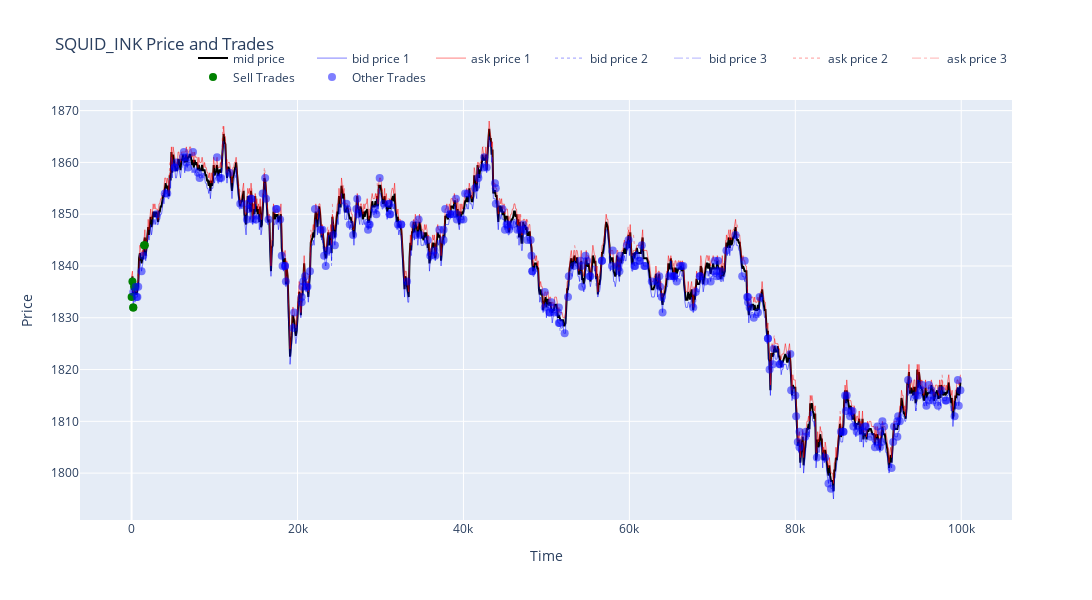
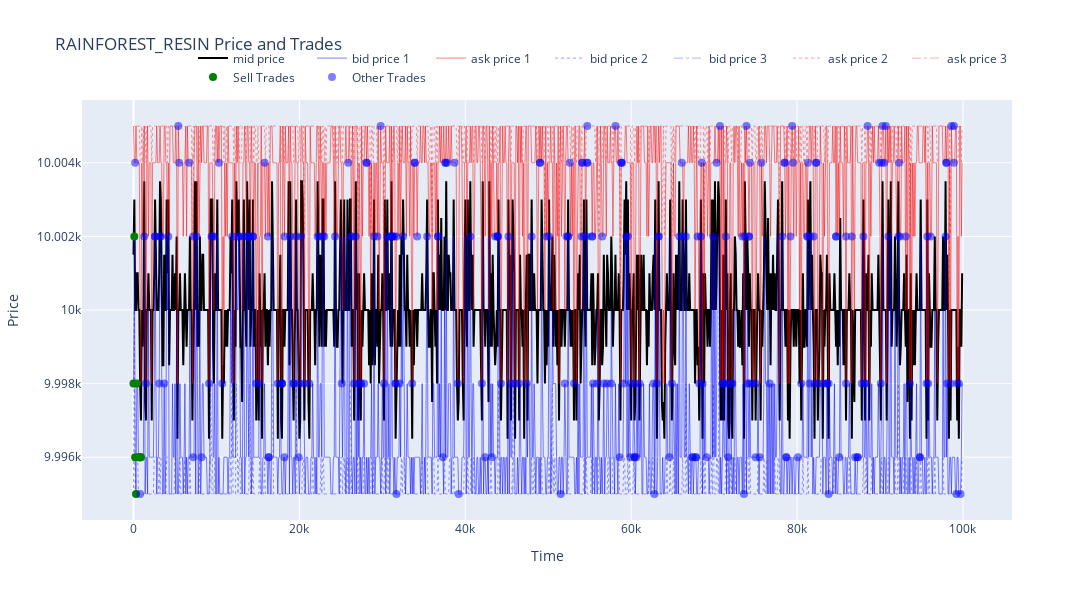
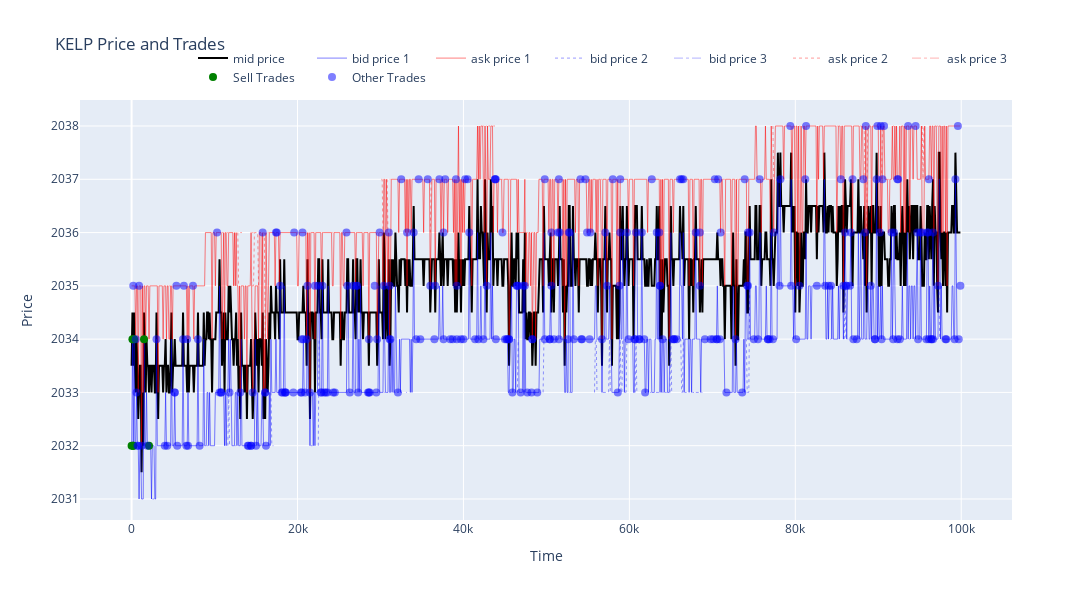

Notebook code for these charts, in order:
### Code cell
import matplotlib.pyplot as plt
import matplotlib
from IPython.display import display, HTML
import webbrowser
import os
import tempfile

def plot_product_data(activities_log, trade_history, show_in_notebook=True, open_external=False):
    """
    Plot market data with option to display in notebook and/or external browser window.
    
    Parameters:
    -----------
    activities_log : DataFrame
        DataFrame containing order book data
    trade_history : DataFrame
        DataFrame containing trade execution data
    show_in_notebook : bool, default True
        Whether to display the plot in the notebook
    open_external : bool, default False
        Whether to open the plot in an external browser window
    """
    for product in activities_log['product'].unique():
        # Create the figure
        fig = plt.figure(figsize=(24, 10))
        plt.title(product)

        product_log = activities_log[activities_log['product'] == product]

        plt.plot(product_log['timestamp'], product_log['mid_price'], label='mid price', color='black')
        plt.plot(product_log['timestamp'], product_log['bid_price_1'], label='bid price 1', color='blue', alpha=0.5)
        plt.plot(product_log['timestamp'], product_log['ask_price_1'], label='ask price 1', color='red', alpha=0.5)

        for trade in trade_history[trade_history['symbol'] == product].itertuples():
            if trade.buyer == 'SUBMISSION':
                # plot a red dot for a new order
                plt.plot(trade.timestamp, trade.price, 'ro')
            elif trade.seller == 'SUBMISSION':
                # plot a green dot for a new order
                plt.plot(trade.timestamp, trade.price, 'go')
            else:
                # plot a blue line for a trade
                plt.plot([trade.timestamp, trade.timestamp], [trade.price, trade.price], 'bo', alpha=0.5)

        plt.legend()
        
        # Show in notebook if requested
        if show_in_notebook:
            plt.show()
        
        # Save and open in external window if requested
        if open_external:
            # Create a temporary HTML file
            with tempfile.NamedTemporaryFile(delete=False, suffix='.html') as tmpfile:
                temp_path = tmpfile.name
            
            # Add interactive functionality with mpld3
            try:
                import mpld3
                # Save as interactive HTML
                html_content = mpld3.fig_to_html(fig)
                with open(temp_path, 'w') as f:
                    f.write(html_content)
            except ImportError:
                # Fallback to static image if mpld3 is not available
                plt.savefig(temp_path.replace('.html', '.png'))
                temp_path = temp_path.replace('.html', '.png')
            
            # Open in browser
            webbrowser.open('file://' + os.path.abspath(temp_path))
        
        # Close the figure to free memory if not shown in notebook
        if not show_in_notebook:
            plt.close(fig)

# Example usage:
# plot_product_data(activities_log, trade_history, show_in_notebook=True, open_external=True)


# Alternative implementation using Plotly (more interactive)
def plot_product_data_plotly(activities_log, trade_history, show_in_notebook=True, open_external=False, include_depth_levels=False):
    """
    Plot market data using Plotly with option to display in notebook and/or external browser window.
    
    Parameters:
    -----------
    activities_log : DataFrame
        DataFrame containing order book data
    trade_history : DataFrame
        DataFrame containing trade execution data
    show_in_notebook : bool, default True
        Whether to display the plot in the notebook
    open_external : bool, default False
        Whether to open the plot in an external browser window
    include_depth_levels : bool, default False
        Whether to include bid/ask levels 2 and 3 in the visualization
    """
    import plotly.graph_objects as go
    from plotly.subplots import make_subplots
    
    for product in activities_log['product'].unique():
        product_log = activities_log[activities_log['product'] == product]
        
        # Create figure
        fig = go.Figure()
        
        # Add mid price, bid price, and ask price lines
        fig.add_trace(go.Scatter(
            x=product_log['timestamp'], 
            y=product_log['mid_price'],
            mode='lines',
            name='mid price',
            line=dict(color='black'),
            hovertemplate='<b>Mid Price</b><br>Time: %{x}<br>Price: %{y:.4f}<extra></extra>'
        ))
        
        fig.add_trace(go.Scatter(
            x=product_log['timestamp'], 
            y=product_log['bid_price_1'],
            mode='lines',
            name='bid price 1',
            line=dict(color='blue', width=1),
            opacity=0.5,
            hovertemplate='<b>Bid Price 1</b><br>Time: %{x}<br>Price: %{y:.4f}<br>Volume: %{text}<extra></extra>',
            text=product_log['bid_volume_1']
        ))
        
        fig.add_trace(go.Scatter(
            x=product_log['timestamp'], 
            y=product_log['ask_price_1'],
            mode='lines',
            name='ask price 1',
            line=dict(color='red', width=1),
            opacity=0.5,
            hovertemplate='<b>Ask Price 1</b><br>Time: %{x}<br>Price: %{y:.4f}<br>Volume: %{text}<extra></extra>',
            text=product_log['ask_volume_1']
        ))
        
        # Add bid/ask levels 2 and 3 if requested
        if include_depth_levels:
            # Add bid price 2
            if 'bid_price_2' in product_log.columns:
                fig.add_trace(go.Scatter(
                    x=product_log['timestamp'], 
                    y=product_log['bid_price_2'],
                    mode='lines',
                    name='bid price 2',
                    line=dict(color='blue', width=1, dash='dot'),
                    opacity=0.4,
                    hovertemplate='<b>Bid Price 2</b><br>Time: %{x}<br>Price: %{y:.4f}<br>Volume: %{text}<extra></extra>',
                    text=product_log['bid_volume_2']
                ))
            
            # Add bid price 3
            if 'bid_price_3' in product_log.columns:
                fig.add_trace(go.Scatter(
                    x=product_log['timestamp'], 
                    y=product_log['bid_price_3'],
                    mode='lines',
                    name='bid price 3',
                    line=dict(color='blue', width=1, dash='dashdot'),
                    opacity=0.3,
                    hovertemplate='<b>Bid Price 3</b><br>Time: %{x}<br>Price: %{y:.4f}<br>Volume: %{text}<extra></extra>',
                    text=product_log['bid_volume_3']
                ))
            
            # Add ask price 2
            if 'ask_price_2' in product_log.columns:
                fig.add_trace(go.Scatter(
                    x=product_log['timestamp'], 
                    y=product_log['ask_price_2'],
                    mode='lines',
                    name='ask price 2',
                    line=dict(color='red', width=1, dash='dot'),
                    opacity=0.4,
                    hovertemplate='<b>Ask Price 2</b><br>Time: %{x}<br>Price: %{y:.4f}<br>Volume: %{text}<extra></extra>',
                    text=product_log['ask_volume_2']
                ))
            
            # Add ask price 3
            if 'ask_price_3' in product_log.columns:
                fig.add_trace(go.Scatter(
                    x=product_log['timestamp'], 
                    y=product_log['ask_price_3'],
                    mode='lines',
                    name='ask price 3',
                    line=dict(color='red', width=1, dash='dashdot'),
                    opacity=0.3,
                    hovertemplate='<b>Ask Price 3</b><br>Time: %{x}<br>Price: %{y:.4f}<br>Volume: %{text}<extra></extra>',
                    text=product_log['ask_volume_3']
                ))
        
        
        # Add trades
        product_trades = trade_history[trade_history['symbol'] == product]
        
        buy_trades = product_trades[product_trades['buyer'] == 'SUBMISSION']
        if not buy_trades.empty:
            fig.add_trace(go.Scatter(
                x=buy_trades['timestamp'],
                y=buy_trades['price'],
                mode='markers',
                name='Buy Trades',
                marker=dict(color='red', size=8),
                hovertemplate='<b>Buy Trade</b><br>Time: %{x}<br>Price: %{y:.4f}<br>Quantity: %{text}<br>Buyer: SUBMISSION<br>Seller: %{customdata}<extra></extra>',
                text=buy_trades['quantity'],
                customdata=buy_trades['seller']
            ))
        
        sell_trades = product_trades[product_trades['seller'] == 'SUBMISSION']
        if not sell_trades.empty:
            fig.add_trace(go.Scatter(
                x=sell_trades['timestamp'],
                y=sell_trades['price'],
                mode='markers',
                name='Sell Trades',
                marker=dict(color='green', size=8),
                hovertemplate='<b>Sell Trade</b><br>Time: %{x}<br>Price: %{y:.4f}<br>Quantity: %{text}<br>Buyer: %{customdata}<br>Seller: SUBMISSION<extra></extra>',
                text=sell_trades['quantity'],
                customdata=sell_trades['buyer']
            ))
        
        other_trades = product_trades[
            (product_trades['buyer'] != 'SUBMISSION') & 
            (product_trades['seller'] != 'SUBMISSION')
        ]
        if not other_trades.empty:
            fig.add_trace(go.Scatter(
                x=other_trades['timestamp'],
                y=other_trades['price'],
                mode='markers',
                name='Other Trades',
                marker=dict(color='blue', size=8, opacity=0.5),
                hovertemplate='<b>Trade</b><br>Time: %{x}<br>Price: %{y:.4f}<br>Quantity: %{text}<br>Buyer: %{customdata[0]}<br>Seller: %{customdata[1]}<extra></extra>',
                text=other_trades['quantity'],
                customdata=other_trades[['buyer', 'seller']]
            ))
        
        # Update layout
        fig.update_layout(
            title=f'{product} Price and Trades',
            xaxis_title='Time',
            yaxis_title='Price',
            legend=dict(
                orientation="h",
                yanchor="bottom",
                y=1.02,
                xanchor="right",
                x=1
            ),
            height=600,
            width=1200
        )
        
        # Show in notebook if requested
        if show_in_notebook:
            fig.show()
        
        # Open in external window if requested
        if open_external:
            # Save to temporary file and open
            with tempfile.NamedTemporaryFile(delete=False, suffix='.html') as tmpfile:
                temp_path = tmpfile.name
            
            fig.write_html(temp_path, auto_open=True)

# Example usage:
# Show only level 1 bid/ask
# plot_product_data_plotly(activities_log, trade_history, show_in_notebook=True, open_external=True)

# Show all depth levels (1, 2, and 3)
plot_product_data_plotly(activities_log, trade_history, show_in_notebook=True, open_external=True, include_depth_levels=True)

### Figure 1 — Plotly figure (JSON) as saved in the notebook; plotly's stock layout.template omitted (floating-point values rounded to 4 significant figures; data arrays with more than 128 entries replaced by an {"elided": "..."} marker saying what was removed)
{"data": [{"hovertemplate": "<b>Mid Price</b><br>Time: %{x}<br>Price: %{y:.4f}<extra></extra>", "line": {"color": "black"}, "mode": "lines", "name": "mid price", "type": "scatter", "x": {"elided": "1000 int values"}, "y": {"elided": "1000 float values"}}, {"hovertemplate": "<b>Bid Price 1</b><br>Time: %{x}<br>Price: %{y:.4f}<br>Volume: %{text}<extra></extra>", "line": {"color": "blue", "width": 1}, "mode": "lines", "name": "bid price 1", "opacity": 0.5, "text": {"elided": "1000 float values"}, "type": "scatter", "x": {"elided": "1000 int values"}, "y": {"elided": "1000 int values"}}, {"hovertemplate": "<b>Ask Price 1</b><br>Time: %{x}<br>Price: %{y:.4f}<br>Volume: %{text}<extra></extra>", "line": {"color": "red", "width": 1}, "mode": "lines", "name": "ask price 1", "opacity": 0.5, "text": {"elided": "1000 float values"}, "type": "scatter", "x": {"elided": "1000 int values"}, "y": {"elided": "1000 int values"}}, {"hovertemplate": "<b>Bid Price 2</b><br>Time: %{x}<br>Price: %{y:.4f}<br>Volume: %{text}<extra></extra>", "line": {"color": "blue", "dash": "dot", "width": 1}, "mode": "lines", "name": "bid price 2", "opacity": 0.4, "text": {"elided": "1000 float values"}, "type": "scatter", "x": {"elided": "1000 int values"}, "y": {"elided": "1000 float values"}}, {"hovertemplate": "<b>Bid Price 3</b><br>Time: %{x}<br>Price: %{y:.4f}<br>Volume: %{text}<extra></extra>", "line": {"color": "blue", "dash": "dashdot", "width": 1}, "mode": "lines", "name": "bid price 3", "opacity": 0.3, "text": {"elided": "1000 float values"}, "type": "scatter", "x": {"elided": "1000 int values"}, "y": {"elided": "1000 float values"}}, {"hovertemplate": "<b>Ask Price 2</b><br>Time: %{x}<br>Price: %{y:.4f}<br>Volume: %{text}<extra></extra>", "line": {"color": "red", "dash": "dot", "width": 1}, "mode": "lines", "name": "ask price 2", "opacity": 0.4, "text": {"elided": "1000 float values"}, "type": "scatter", "x": {"elided": "1000 int values"}, "y": {"elided": "1000 float values"}}, {"hovertemplate": "<b>Ask Price 3</b><br>Time: %{x}<br>Price: %{y:.4f}<br>Volume: %{text}<extra></extra>", "line": {"color": "red", "dash": "dashdot", "width": 1}, "mode": "lines", "name": "ask price 3", "opacity": 0.3, "text": {"elided": "1000 float values"}, "type": "scatter", "x": {"elided": "1000 int values"}, "y": {"elided": "1000 float values"}}, {"customdata": ["", "", "", "", "", "", ""], "hovertemplate": "<b>Sell Trade</b><br>Time: %{x}<br>Price: %{y:.4f}<br>Quantity: %{text}<br>Buyer: %{customdata}<br>Seller: SUBMISSION<extra></extra>", "marker": {"color": "green", "size": 8}, "mode": "markers", "name": "Sell Trades", "text": [23.0, 1.0, 21.0, 1.0, 1.0, 1.0, 2.0], "type": "scatter", "x": [0, 100, 200, 200, 300, 1500, 1600], "y": [1834, 1837, 1832, 1832, 1836, 1844, 1844]}, {"customdata": {"elided": "278x2 str values"}, "hovertemplate": "<b>Trade</b><br>Time: %{x}<br>Price: %{y:.4f}<br>Quantity: %{text}<br>Buyer: %{customdata[0]}<br>Seller: %{customdata[1]}<extra></extra>", "marker": {"color": "blue", "opacity": 0.5, "size": 8}, "mode": "markers", "name": "Other Trades", "text": {"elided": "278 float values"}, "type": "scatter", "x": {"elided": "278 int values"}, "y": {"elided": "278 int values"}}], "layout": {"height": 600, "legend": {"orientation": "h", "x": 1, "xanchor": "right", "y": 1.02, "yanchor": "bottom"}, "title": {"text": "SQUID_INK Price and Trades"}, "width": 1200, "xaxis": {"title": {"text": "Time"}}, "yaxis": {"title": {"text": "Price"}}}}

### Figure 2 — Plotly figure (JSON) as saved in the notebook; plotly's stock layout.template omitted (floating-point values rounded to 4 significant figures; data arrays with more than 128 entries replaced by an {"elided": "..."} marker saying what was removed)
{"data": [{"hovertemplate": "<b>Mid Price</b><br>Time: %{x}<br>Price: %{y:.4f}<extra></extra>", "line": {"color": "black"}, "mode": "lines", "name": "mid price", "type": "scatter", "x": {"elided": "1000 int values"}, "y": {"elided": "1000 float values"}}, {"hovertemplate": "<b>Bid Price 1</b><br>Time: %{x}<br>Price: %{y:.4f}<br>Volume: %{text}<extra></extra>", "line": {"color": "blue", "width": 1}, "mode": "lines", "name": "bid price 1", "opacity": 0.5, "text": {"elided": "1000 float values"}, "type": "scatter", "x": {"elided": "1000 int values"}, "y": {"elided": "1000 int values"}}, {"hovertemplate": "<b>Ask Price 1</b><br>Time: %{x}<br>Price: %{y:.4f}<br>Volume: %{text}<extra></extra>", "line": {"color": "red", "width": 1}, "mode": "lines", "name": "ask price 1", "opacity": 0.5, "text": {"elided": "1000 float values"}, "type": "scatter", "x": {"elided": "1000 int values"}, "y": {"elided": "1000 int values"}}, {"hovertemplate": "<b>Bid Price 2</b><br>Time: %{x}<br>Price: %{y:.4f}<br>Volume: %{text}<extra></extra>", "line": {"color": "blue", "dash": "dot", "width": 1}, "mode": "lines", "name": "bid price 2", "opacity": 0.4, "text": {"elided": "1000 float values"}, "type": "scatter", "x": {"elided": "1000 int values"}, "y": {"elided": "1000 float values"}}, {"hovertemplate": "<b>Bid Price 3</b><br>Time: %{x}<br>Price: %{y:.4f}<br>Volume: %{text}<extra></extra>", "line": {"color": "blue", "dash": "dashdot", "width": 1}, "mode": "lines", "name": "bid price 3", "opacity": 0.3, "text": {"elided": "1000 float values"}, "type": "scatter", "x": {"elided": "1000 int values"}, "y": {"elided": "1000 float values"}}, {"hovertemplate": "<b>Ask Price 2</b><br>Time: %{x}<br>Price: %{y:.4f}<br>Volume: %{text}<extra></extra>", "line": {"color": "red", "dash": "dot", "width": 1}, "mode": "lines", "name": "ask price 2", "opacity": 0.4, "text": {"elided": "1000 float values"}, "type": "scatter", "x": {"elided": "1000 int values"}, "y": {"elided": "1000 float values"}}, {"hovertemplate": "<b>Ask Price 3</b><br>Time: %{x}<br>Price: %{y:.4f}<br>Volume: %{text}<extra></extra>", "line": {"color": "red", "dash": "dashdot", "width": 1}, "mode": "lines", "name": "ask price 3", "opacity": 0.3, "text": {"elided": "1000 float values"}, "type": "scatter", "x": {"elided": "1000 int values"}, "y": {"elided": "1000 float values"}}, {"customdata": ["", "", "", "", "", "", "", "", ""], "hovertemplate": "<b>Sell Trade</b><br>Time: %{x}<br>Price: %{y:.4f}<br>Quantity: %{text}<br>Buyer: %{customdata}<br>Seller: SUBMISSION<extra></extra>", "marker": {"color": "green", "size": 8}, "mode": "markers", "name": "Sell Trades", "text": [9.0, 1.0, 1.0, 26.0, 8.0, 2.0, 1.0, 1.0, 1.0], "type": "scatter", "x": [0, 100, 200, 300, 400, 600, 700, 800, 900], "y": [9998, 10002, 9996, 9995, 9998, 9996, 9996, 9996, 9996]}, {"customdata": {"elided": "275x2 str values"}, "hovertemplate": "<b>Trade</b><br>Time: %{x}<br>Price: %{y:.4f}<br>Quantity: %{text}<br>Buyer: %{customdata[0]}<br>Seller: %{customdata[1]}<extra></extra>", "marker": {"color": "blue", "opacity": 0.5, "size": 8}, "mode": "markers", "name": "Other Trades", "text": {"elided": "275 float values"}, "type": "scatter", "x": {"elided": "275 int values"}, "y": {"elided": "275 int values"}}], "layout": {"height": 600, "legend": {"orientation": "h", "x": 1, "xanchor": "right", "y": 1.02, "yanchor": "bottom"}, "title": {"text": "RAINFOREST_RESIN Price and Trades"}, "width": 1200, "xaxis": {"title": {"text": "Time"}}, "yaxis": {"title": {"text": "Price"}}}}

### Figure 3 — Plotly figure (JSON) as saved in the notebook; plotly's stock layout.template omitted (floating-point values rounded to 4 significant figures; data arrays with more than 128 entries replaced by an {"elided": "..."} marker saying what was removed)
{"data": [{"hovertemplate": "<b>Mid Price</b><br>Time: %{x}<br>Price: %{y:.4f}<extra></extra>", "line": {"color": "black"}, "mode": "lines", "name": "mid price", "type": "scatter", "x": {"elided": "1000 int values"}, "y": {"elided": "1000 float values"}}, {"hovertemplate": "<b>Bid Price 1</b><br>Time: %{x}<br>Price: %{y:.4f}<br>Volume: %{text}<extra></extra>", "line": {"color": "blue", "width": 1}, "mode": "lines", "name": "bid price 1", "opacity": 0.5, "text": {"elided": "1000 float values"}, "type": "scatter", "x": {"elided": "1000 int values"}, "y": {"elided": "1000 int values"}}, {"hovertemplate": "<b>Ask Price 1</b><br>Time: %{x}<br>Price: %{y:.4f}<br>Volume: %{text}<extra></extra>", "line": {"color": "red", "width": 1}, "mode": "lines", "name": "ask price 1", "opacity": 0.5, "text": {"elided": "1000 float values"}, "type": "scatter", "x": {"elided": "1000 int values"}, "y": {"elided": "1000 int values"}}, {"hovertemplate": "<b>Bid Price 2</b><br>Time: %{x}<br>Price: %{y:.4f}<br>Volume: %{text}<extra></extra>", "line": {"color": "blue", "dash": "dot", "width": 1}, "mode": "lines", "name": "bid price 2", "opacity": 0.4, "text": {"elided": "1000 float values"}, "type": "scatter", "x": {"elided": "1000 int values"}, "y": {"elided": "1000 float values"}}, {"hovertemplate": "<b>Bid Price 3</b><br>Time: %{x}<br>Price: %{y:.4f}<br>Volume: %{text}<extra></extra>", "line": {"color": "blue", "dash": "dashdot", "width": 1}, "mode": "lines", "name": "bid price 3", "opacity": 0.3, "text": {"elided": "1000 float values"}, "type": "scatter", "x": {"elided": "1000 int values"}, "y": {"elided": "1000 float values"}}, {"hovertemplate": "<b>Ask Price 2</b><br>Time: %{x}<br>Price: %{y:.4f}<br>Volume: %{text}<extra></extra>", "line": {"color": "red", "dash": "dot", "width": 1}, "mode": "lines", "name": "ask price 2", "opacity": 0.4, "text": {"elided": "1000 float values"}, "type": "scatter", "x": {"elided": "1000 int values"}, "y": {"elided": "1000 float values"}}, {"hovertemplate": "<b>Ask Price 3</b><br>Time: %{x}<br>Price: %{y:.4f}<br>Volume: %{text}<extra></extra>", "line": {"color": "red", "dash": "dashdot", "width": 1}, "mode": "lines", "name": "ask price 3", "opacity": 0.3, "text": {"elided": "1000 float values"}, "type": "scatter", "x": {"elided": "1000 int values"}, "y": {"elided": "1000 float values"}}, {"customdata": ["", "", "", "", "", "", ""], "hovertemplate": "<b>Sell Trade</b><br>Time: %{x}<br>Price: %{y:.4f}<br>Quantity: %{text}<br>Buyer: %{customdata}<br>Seller: SUBMISSION<extra></extra>", "marker": {"color": "green", "size": 8}, "mode": "markers", "name": "Sell Trades", "text": [23.0, 1.0, 21.0, 1.0, 1.0, 1.0, 2.0], "type": "scatter", "x": [0, 100, 200, 200, 300, 1500, 2100], "y": [2032, 2034, 2032, 2032, 2034, 2034, 2032]}, {"customdata": {"elided": "285x2 str values"}, "hovertemplate": "<b>Trade</b><br>Time: %{x}<br>Price: %{y:.4f}<br>Quantity: %{text}<br>Buyer: %{customdata[0]}<br>Seller: %{customdata[1]}<extra></extra>", "marker": {"color": "blue", "opacity": 0.5, "size": 8}, "mode": "markers", "name": "Other Trades", "text": {"elided": "285 float values"}, "type": "scatter", "x": {"elided": "285 int values"}, "y": {"elided": "285 int values"}}], "layout": {"height": 600, "legend": {"orientation": "h", "x": 1, "xanchor": "right", "y": 1.02, "yanchor": "bottom"}, "title": {"text": "KELP Price and Trades"}, "width": 1200, "xaxis": {"title": {"text": "Time"}}, "yaxis": {"title": {"text": "Price"}}}}
